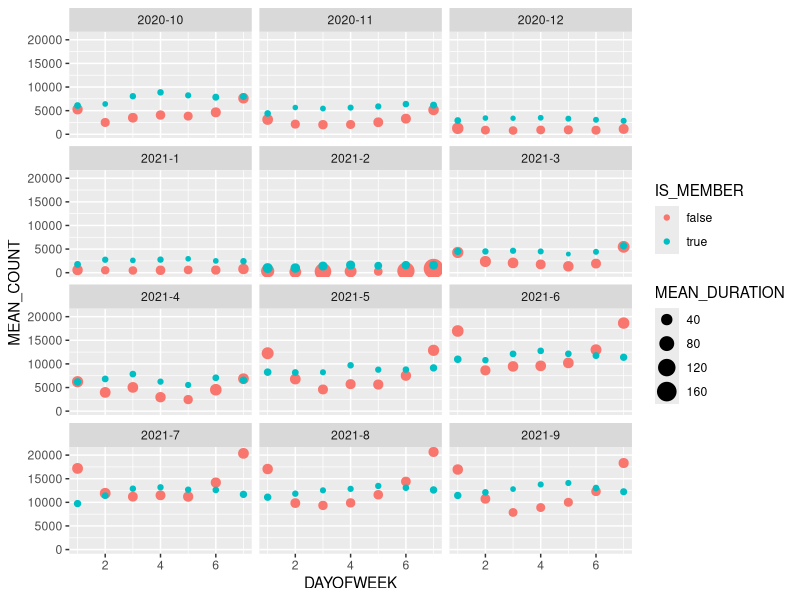
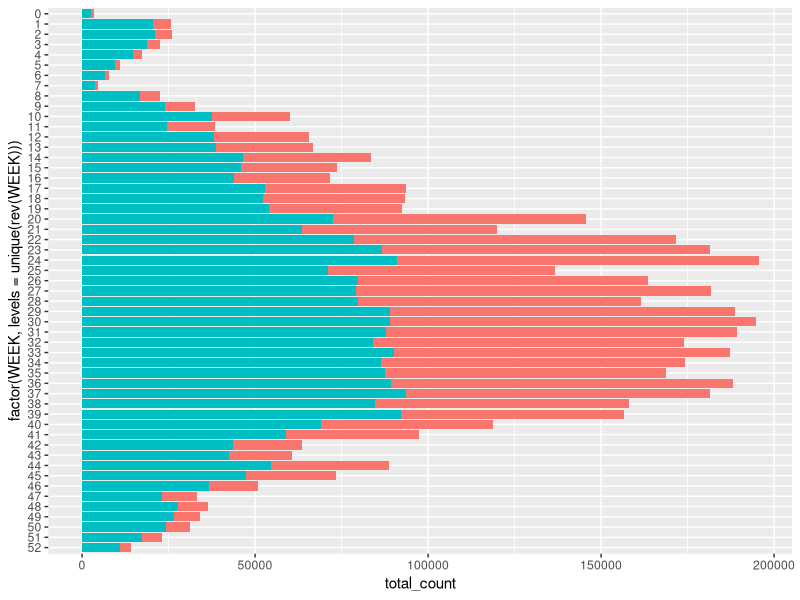
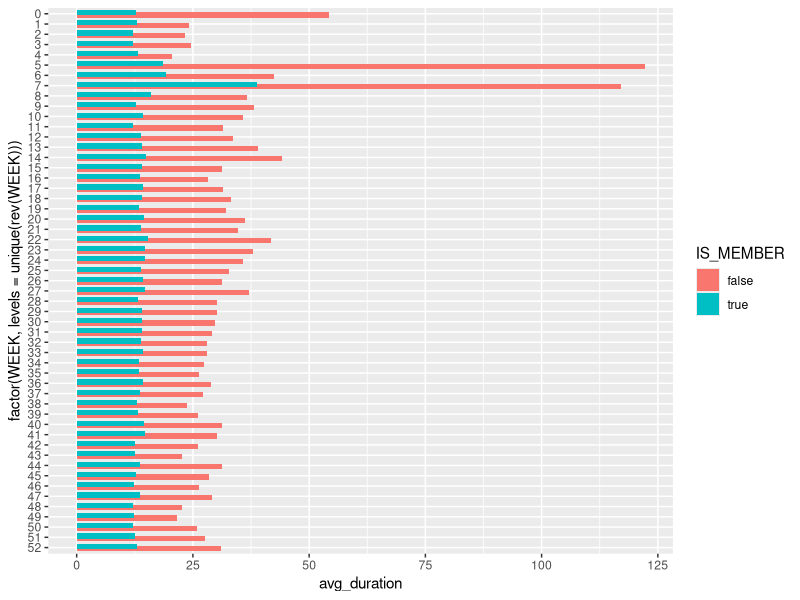
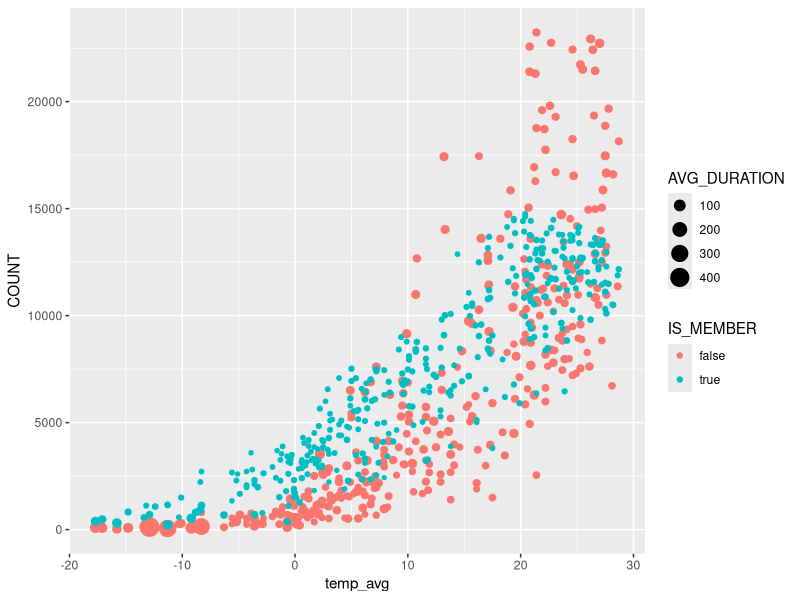
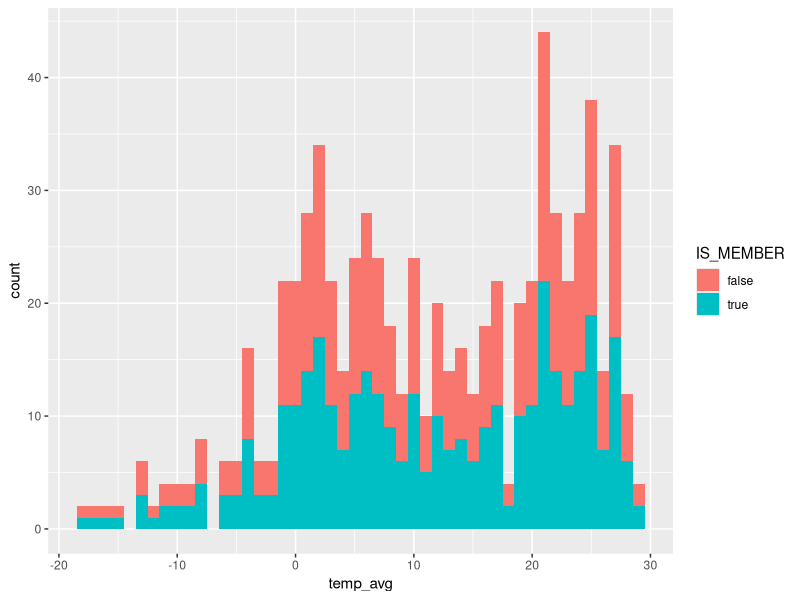
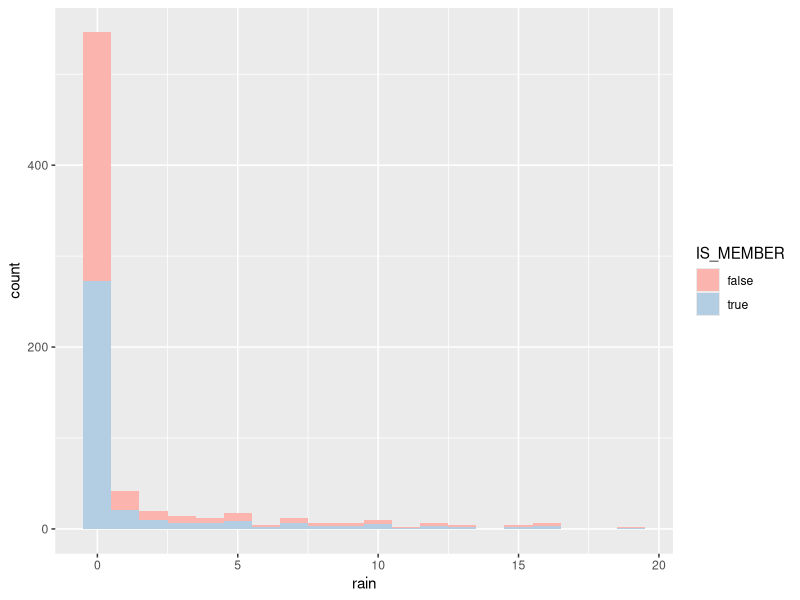
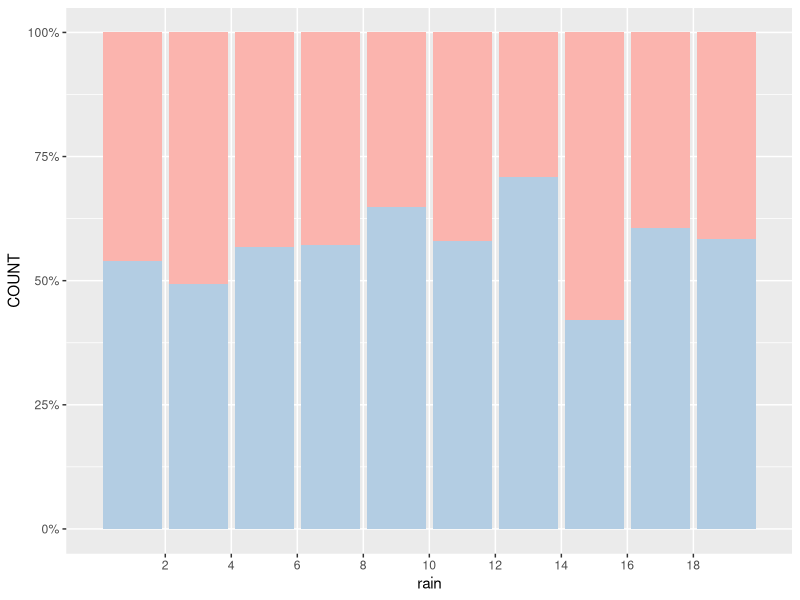
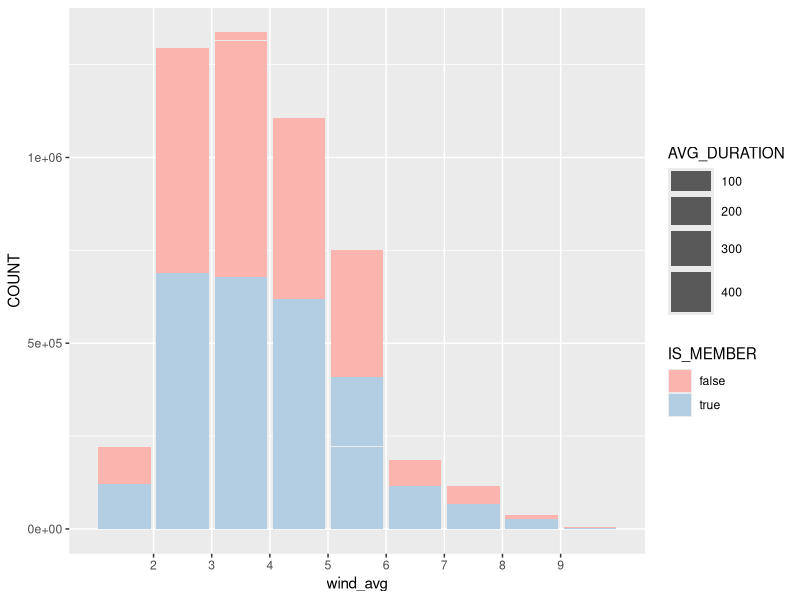

Generate these figures, in order, with R:
## ---- chunk 1
knitr::opts_chunk$set(echo = TRUE)
install.packages("ggplot2", repos = "http://cran.us.r-project.org")
library(ggplot2)
library(dplyr)
## ---- chunk 2
d <- read.csv("avg-duration-by-weekday.csv")
head(d, n = 3)
## ---- chunk 3
agg_daily <- read.csv("agg_daily_duration_count.csv")
head(agg_daily, n = 3)
## ---- chunk 4
agg_summarized <- agg_daily %>%
  group_by(YEAR_MONTH, DAYOFWEEK, IS_MEMBER) %>%
  summarise(MEAN_DURATION = mean(AVG_DURATION), MEAN_COUNT = mean(COUNT))
## ---- chunk 5
ggplot(data = agg_summarized, aes(x = DAYOFWEEK, y = MEAN_COUNT, color = IS_MEMBER, size = MEAN_DURATION)) +
  geom_point() +
  facet_wrap(~YEAR_MONTH, ncol = 3)
## ---- chunk 6
agg_weekly <- read.csv("agg_weekly_duration_count_INCORRECT.csv")
head(agg_weekly, n = 3)
ggplot(data = agg_weekly, aes(y = factor(WEEK, levels = unique(rev(WEEK))), x = total_count, fill = IS_MEMBER)) +
  geom_col() +
  theme(legend.position = "none")
## ---- chunk 7
ggplot(data = agg_weekly, aes(y = factor(WEEK, levels = unique(rev(WEEK))), x = avg_duration, fill = IS_MEMBER)) +
  geom_col(width = 1, position = position_dodge(0.5))
## ---- chunk 8
weather <- read.csv("agg-daily-trips-weather.csv")
weather %>%
  select(-wind_2min_peak, -temp_min, -temp_max) %>%
  head(n = 3)
## ---- chunk 9

ggplot(data = weather, aes(x = temp_avg, y = COUNT, color = IS_MEMBER, size = AVG_DURATION)) +
  geom_point()
## ---- chunk 10
ggplot(data = weather, aes(x = temp_avg, fill = IS_MEMBER, size = AVG_DURATION)) +
  geom_histogram(binwidth = 1)
## ---- chunk 11
weather %>%
  filter(rain <= 20) %>%
  ggplot(aes(x = rain, fill = IS_MEMBER, size = AVG_DURATION)) +
  geom_histogram(binwidth = 1) +
  scale_fill_brewer(palette = "Pastel1")
## ---- chunk 12
weather %>%
  filter(rain <= 20) %>%
  ggplot(aes(x = rain, y = COUNT, fill = IS_MEMBER, size = AVG_DURATION)) +
  geom_col(position = "fill") +
  scale_x_binned() +
  scale_y_continuous(labels = scales::percent) +
  theme(legend.position = "none") +
  scale_fill_brewer(palette = "Pastel1")
## ---- chunk 13
weather %>%
  filter(wind_avg <= 10) %>%
  ggplot(aes(x = wind_avg, y = COUNT, fill = IS_MEMBER, size = AVG_DURATION)) +
  geom_col() +
  scale_x_binned() +
  scale_fill_brewer(palette = "Pastel1")
## ---- chunk 14
weather %>%
  filter(wind_avg <= 10) %>%
  ggplot(aes(x = wind_avg, y = COUNT, fill = IS_MEMBER, size = AVG_DURATION)) +
  geom_col(position = "fill") +
  scale_x_binned() +
  scale_fill_brewer(palette = "Pastel1") +
  scale_y_continuous(labels = scales::percent) +
  theme(legend.position = "none")
